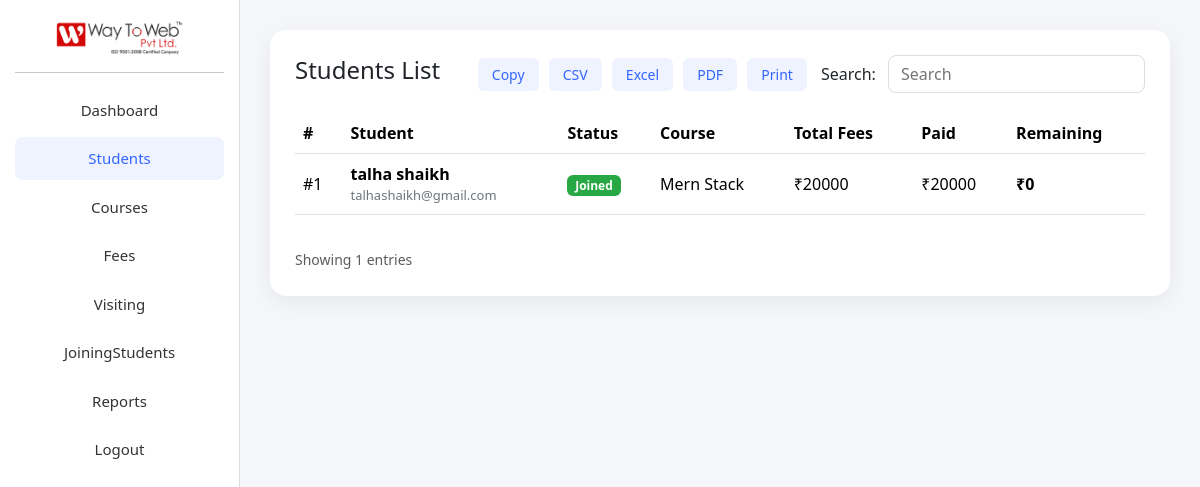
/students/ (signed in), run on an earlier commit of the app's database.
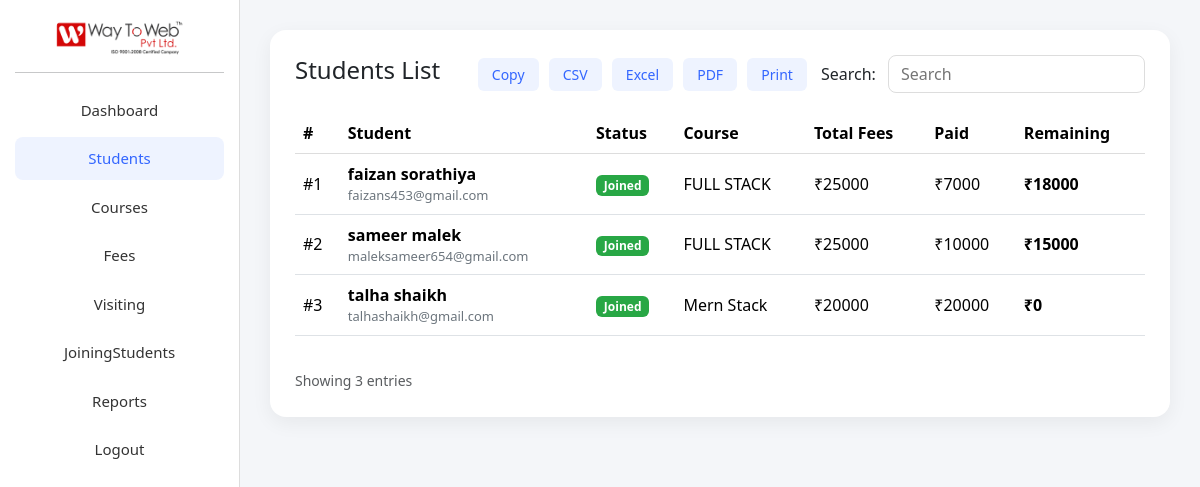
And on a later commit of the database.
### appname/models.py (models this page shows, shortened)
class Student(models.Model):
    FNAME = models.CharField(max_length=50)
    LNAME = models.CharField(max_length=50)
    BIRTHDAY = models.DateField(null=True, blank=True)
    GENDER = models.CharField(max_length=10, blank=True)
    EMAIL = models.EmailField(unique=False)
    PHONE = models.CharField(max_length=10, blank=True)
    ADDRESS = models.CharField(max_length=200, blank=True)
    CITY = models.CharField(max_length=50, blank=True)
    COLLEGENAME = models.CharField(max_length=100, blank=True)
    QUALIFICATION = models.CharField(max_length=50, blank=True, null=True)
    BRANCH = models.CharField(max_length=50, blank=True)
    PASSING_YEAR = models.CharField(max_length=10, blank=True)
    TECHNOLOGY = models.CharField(max_length=50, blank=True)
    STATUS_CHOICES = [
        ('visiting', 'visiting'),
        ('adjoining', 'Adjoining'),
        ('pending', 'Pending'),
        ('rejected', 'Rejected'),
    ]
    status = models.CharField(
        max_length=20,
        choices=STATUS_CHOICES,
        default='visiting'
    )
    visiting_at = models.DateTimeField(auto_now_add=True)
    joining_at = models.DateTimeField(null=True, blank=True)
    COURSE_CHOICES = [
        ('python', 'Python'),
        ('django', 'Django'),
        ('fullstack', 'Full Stack'),
    ]
    course = models.CharField(
        max_length=50,
        choices=COURSE_CHOICES,
        null=True,
        blank=True
    )
    total_fees = models.IntegerField(null=True, blank=True)
    paid_fees = models.IntegerField(default=0)
    remaining_fees = models.IntegerField(null=True, blank=True)

### appname/views.py (the view)
# urls.py: path("students/", students, name="students"),
@login_required
def students(request):
    students = Student.objects.all().order_by('-id')
    total = students.count()
    return render(request, 'students.html', {
        'students': students,
        'total': total
    })

### templates/students.html (shortened to what this page needs)
{% load static %}
<!DOCTYPE html>
<html lang="en">
<head>
    <link href="https://cdn.jsdelivr.net/npm/bootstrap@5.3.3/dist/css/bootstrap.min.css" rel="stylesheet">
</head>
<body>
   <div class="sidebar text-center">
        <img src="{% static 'images/logo.png' %}" alt="Way To Web">
        <hr>
        <a href="/dashboard/">Dashboard</a>
        <a class="active" href="/students/">Students</a>
        <a href="/courses/">Courses</a>
        <a href="/fees/">Fees</a>
        <a href="/visiting/">Visiting</a>
        <a href="/JoiningStudents/">JoiningStudents</a>
        <a href="/">Reports</a>
        <a href="/">Logout</a>
    </div>
    <div class="main-content">
        <div class="card-box">
            <div class="table-header">
                <h4>Students List</h4>
                <div class="d-flex align-items-center flex-wrap gap-2">
                    <div class="export-btns">
                        <button id="copyBtn">Copy</button>
                        <button id="csvBtn">CSV</button>
                        <button id="excelBtn">Excel</button>
                        <button id="pdfBtn">PDF</button>
                        <button id="printBtn">Print</button>
                    </div>
                    <div class="search-box">
                        <label class="me-2">Search:</label>
                        <input type="text" id="searchInput" placeholder="Search">
                    </div>
                </div>
            </div>
            <div class="table-responsive">
                <table class="table align-middle" id="studentsTable">
                    <thead>
                        <tr>
                            <th>#</th>
                            <th>Student</th>
                            <th>Status</th>
                            <th>Course</th>
                            <th>Total Fees</th>
                            <th>Paid</th>
                            <th>Remaining</th>
                        </tr>
                    </thead>
                    <tbody>
                        {% for s in students %}
                        <tr>
                            <td>#{{ forloop.counter }}</td>
                            <td>
                                <div class="name">{{ s.FNAME }} {{ s.LNAME }}</div>
                                <div class="sub-text">{{ s.EMAIL }}</div>
                            </td>
                            <td>
                                {% if s.status == 'visiting' %}
                                <span class="badge badge-visiting">Visiting</span>
                                {% elif s.status == 'adjoining' %}
                                <span class="badge badge-joined">Joined</span>
                                {% elif s.status == 'pending' %}
                                <span class="badge badge-pending">Pending</span>
                                {% elif s.status == 'rejected' %}
                                <span class="badge badge-rejected">Rejected</span>
                                {% endif %}
                            </td>
                            <td>{{ s.course }}</td>
                            <td>₹{{ s.total_fees }}</td>
                            <td>₹{{ s.paid_fees }}</td>
                            <td><strong>₹{{ s.remaining_fees }}</strong></td>
                        </tr>
                        {% endfor %}
                    </tbody>
                </table>
            </div>
            <div class="mt-3">
                <small class="text-muted">
                    Showing {{ students|length }} entries
                </small>
            </div>
        </div>
    </div>
</body>
</html>

What changed in the data, as far as the page shows it:
added Student: FNAME "faizan", LNAME "sorathiya", EMAIL "faizans453@gmail.com", status "Joined", course "FULL STACK", total_fees "25000", paid_fees "7000", remaining_fees "18000"
added Student: FNAME "sameer", LNAME "malek", EMAIL "maleksameer654@gmail.com", status "Joined", course "FULL STACK", total_fees "25000", paid_fees "10000", remaining_fees "15000"
Also different on the page:
{{ students|length }}: "1" → "3"
